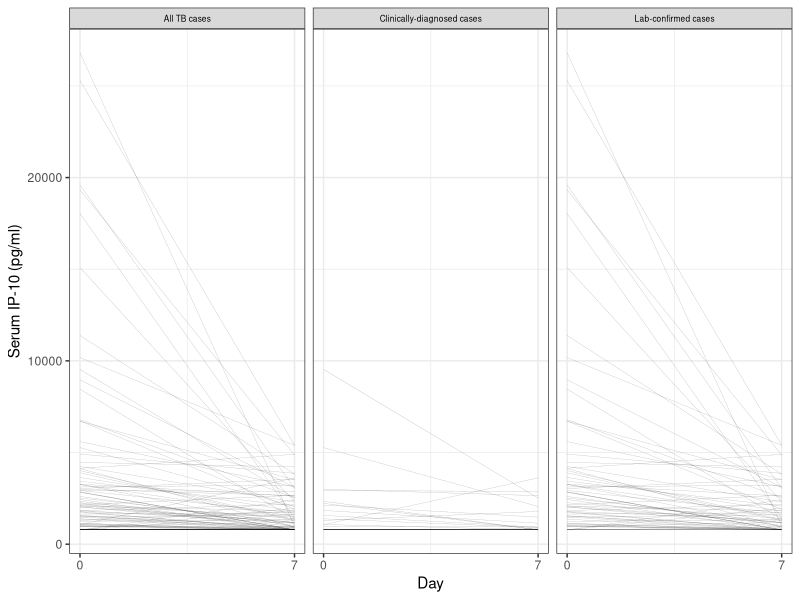
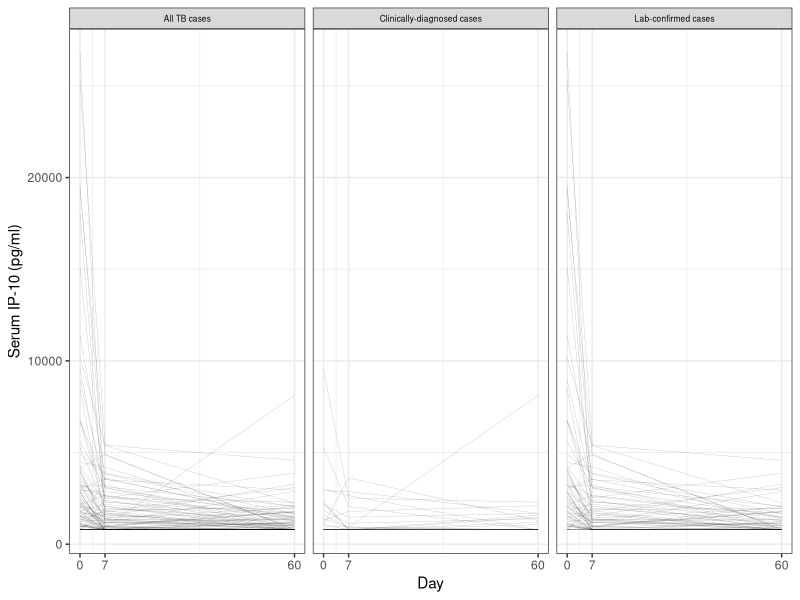
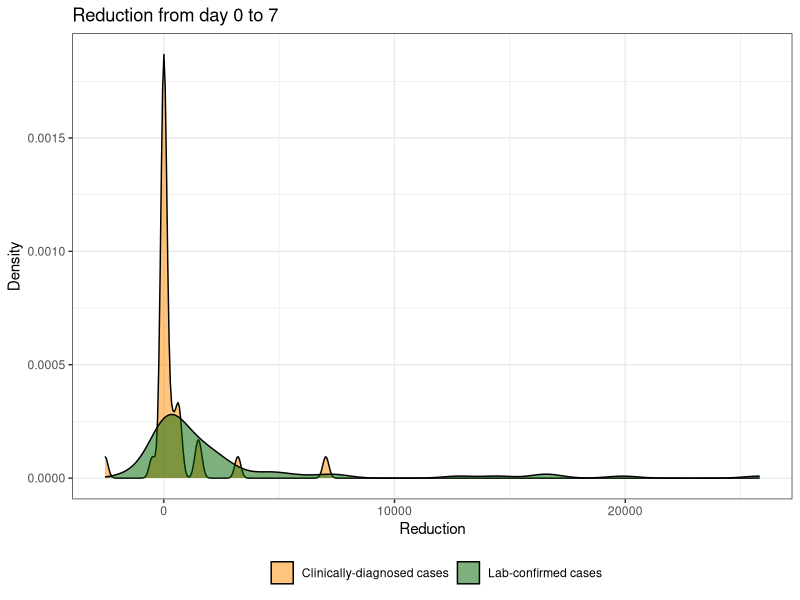
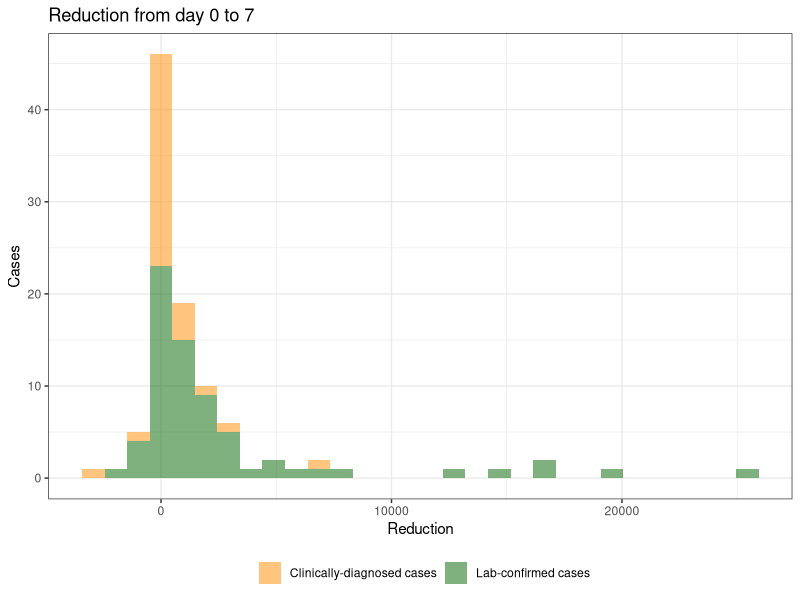
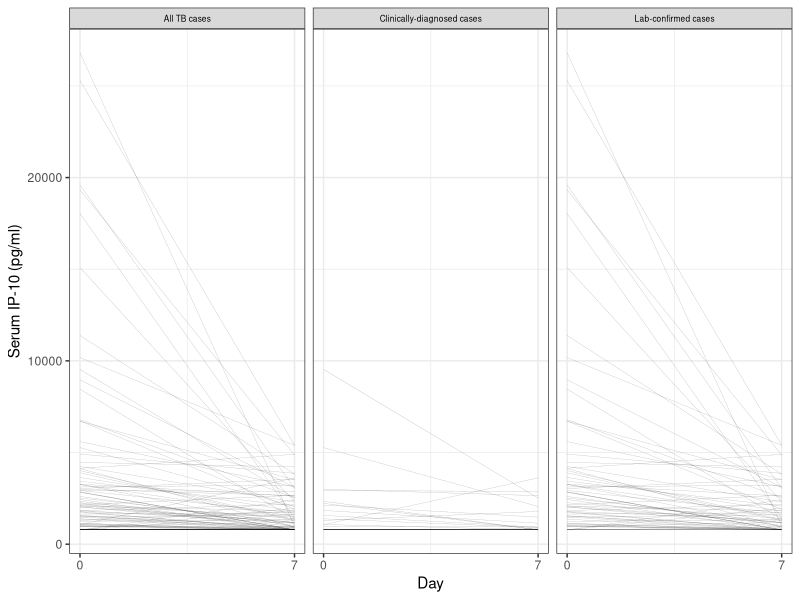
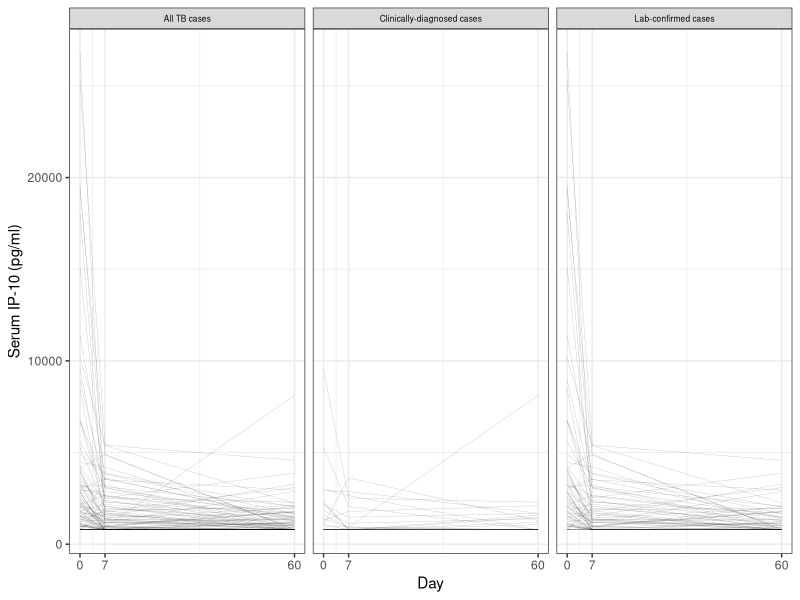

Here is the R script that generated these plots, in order:
library(readxl)
library(tidyverse)

# Readin 
df <- read_excel('stupid graph.xlsx')

# Define categories
categories <- c(rep('All TB cases', 3),
                rep('Lab-confirmed cases', 3),
                rep('Clinically-diagnosed cases', 3))

unique_categories <- unique(categories)

counter <- 1
for (i in 1:length(unique_categories)){
  this_category <- unique_categories[i]
  x <- read_excel('stupid graph.xlsx',
                  skip = 1)[, which(categories == this_category)]
  x$category <- this_category
  x$id <- counter:(nrow(x) + counter - 1)
  if(i == 1){
    df <- x
  } else {
    df <- bind_rows(x,
                    df)
  }
}
df <- df %>%
  filter(!is.na(`Day 0`))

# Gather
df <- gather(df,
             day, 
             value,
             `Day 0` : `Day 60`)
df$day <- as.numeric(gsub('Day ', '', df$day))

# Plot
ggplot(data = df %>%
         filter(day <= 7),
       aes(x = day,
           y = value,
           group = id)) +
  geom_line(lwd = 0.1,
            alpha = 0.3) +
  facet_wrap(~category, ncol = 3) +
  theme_bw() +
  xlab('Day') +
  ylab('') +
  theme(strip.text.x = element_text(size = 6, 
                                    colour = "black", 
                                    angle = 0)) +
  scale_x_continuous(name = 'Day',
                     breaks = c(0,7)) +
  ylab('Serum IP-10 (pg/ml)')

ggsave('plot.pdf')

# Plot
ggplot(data = df,
       aes(x = day,
           y = value,
           group = id)) +
  geom_line(lwd = 0.1,
            alpha = 0.3) +
  facet_wrap(~category, ncol = 3) +
  theme_bw() +
  xlab('Day') +
  ylab('') +
  theme(strip.text.x = element_text(size = 6, 
                                    colour = "black", 
                                    angle = 0)) +
  scale_x_continuous(name = 'Day',
                     breaks = c(0,7, 60)) +
  ylab('Serum IP-10 (pg/ml)')

ggsave('plot60.pdf')

# Statistical test for lab vs clinic
model_data <- df %>%
  filter(day <= 7,
         category != 'All TB cases') %>%
  arrange(day) %>%
  mutate(cat_id = paste0(category, '_', id)) %>%
  group_by(cat_id) %>%
  summarise(reduction = value[day == 0] - value[day == 7],
            category = first(category))

ggplot(data = model_data,
       aes(x= reduction,
           group = category,
           fill = category)) +
  geom_density(alpha = 0.5) +
  theme_bw() +
  theme(legend.position="bottom") +
  scale_fill_manual(name = '',
                    values = c('darkorange', 'darkgreen')) +
  labs(x = 'Reduction',
       y = 'Density',
       title = 'Reduction from day 0 to 7')

ggplot(data = model_data,
       aes(x= reduction,
           group = category,
           fill = category)) +
  geom_histogram(alpha = 0.5) +
  theme_bw() +
  theme(legend.position="bottom") +
  scale_fill_manual(name = '',
                    values = c('darkorange', 'darkgreen')) +
  labs(x = 'Reduction',
       y = 'Cases',
       title = 'Reduction from day 0 to 7')

t.test(x = model_data$reduction[model_data$category == 'Clinically-diagnosed cases'],
       y = model_data$reduction[model_data$category == 'Lab-confirmed cases'])

fit <- lm(reduction ~  category,
          data = model_data)
summary(fit)
